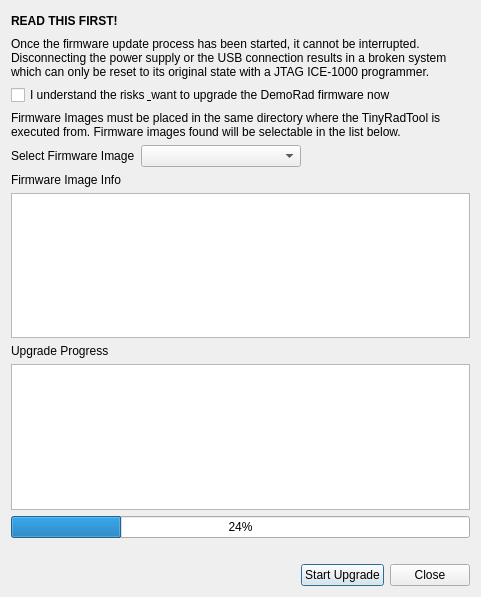
<?xml version="1.0" encoding="UTF-8"?>
<ui version="4.0">
 <class>UpgradeDialog</class>
 <widget class="QDialog" name="UpgradeDialog">
  <property name="geometry">
   <rect>
    <x>0</x>
    <y>0</y>
    <width>481</width>
    <height>597</height>
   </rect>
  </property>
  <property name="windowTitle">
   <string>Dialog</string>
  </property>
  <layout class="QVBoxLayout" name="verticalLayout">
   <item>
    <layout class="QVBoxLayout" name="verticalLayout_2">
     <item>
      <layout class="QHBoxLayout" name="horizontalLayout_2">
       <item>
        <widget class="QLabel" name="label_3">
         <property name="font">
          <font>
           <weight>75</weight>
           <bold>true</bold>
          </font>
         </property>
         <property name="text">
          <string>READ THIS FIRST!</string>
         </property>
        </widget>
       </item>
       <item>
        <spacer name="horizontalSpacer_2">
         <property name="orientation">
          <enum>Qt::Horizontal</enum>
         </property>
         <property name="sizeHint" stdset="0">
          <size>
           <width>40</width>
           <height>20</height>
          </size>
         </property>
        </spacer>
       </item>
      </layout>
     </item>
     <item>
      <widget class="QLabel" name="label_4">
       <property name="text">
        <string>Once the firmware update process has been started, it cannot be interrupted. Disconnecting the power supply or the USB connection results in a broken system which can only be reset to its original state with a JTAG ICE-1000 programmer.</string>
       </property>
       <property name="wordWrap">
        <bool>true</bool>
       </property>
      </widget>
     </item>
     <item>
      <widget class="QCheckBox" name="checkBox_agree">
       <property name="text">
        <string>I understand the risks &amp; want to upgrade the DemoRad firmware now</string>
       </property>
      </widget>
     </item>
    </layout>
   </item>
   <item>
    <widget class="QLabel" name="label">
     <property name="text">
      <string>Firmware Images must be placed in the same directory where the TinyRadTool is executed from. Firmware images found will be selectable in the list below.</string>
     </property>
     <property name="wordWrap">
      <bool>true</bool>
     </property>
    </widget>
   </item>
   <item>
    <layout class="QHBoxLayout" name="horizontalLayout_3">
     <item>
      <widget class="QLabel" name="label_5">
       <property name="text">
        <string>Select Firmware Image</string>
       </property>
      </widget>
     </item>
     <item>
      <widget class="QComboBox" name="comboBox_select_image">
       <property name="minimumSize">
        <size>
         <width>160</width>
         <height>0</height>
        </size>
       </property>
      </widget>
     </item>
     <item>
      <spacer name="horizontalSpacer_3">
       <property name="orientation">
        <enum>Qt::Horizontal</enum>
       </property>
       <property name="sizeHint" stdset="0">
        <size>
         <width>40</width>
         <height>20</height>
        </size>
       </property>
      </spacer>
     </item>
    </layout>
   </item>
   <item>
    <widget class="QLabel" name="label_2">
     <property name="text">
      <string>Firmware Image Info</string>
     </property>
    </widget>
   </item>
   <item>
    <widget class="QTextBrowser" name="textBrowser_ReleaseNotes"/>
   </item>
   <item>
    <widget class="QLabel" name="label_6">
     <property name="text">
      <string>Upgrade Progress</string>
     </property>
    </widget>
   </item>
   <item>
    <widget class="QTextEdit" name="textEdit_progress"/>
   </item>
   <item>
    <widget class="QProgressBar" name="progressBar_progress">
     <property name="value">
      <number>24</number>
     </property>
    </widget>
   </item>
   <item>
    <widget class="QLabel" name="label_info">
     <property name="text">
      <string/>
     </property>
    </widget>
   </item>
   <item>
    <spacer name="verticalSpacer">
     <property name="orientation">
      <enum>Qt::Vertical</enum>
     </property>
     <property name="sizeHint" stdset="0">
      <size>
       <width>20</width>
       <height>0</height>
      </size>
     </property>
    </spacer>
   </item>
   <item>
    <layout class="QHBoxLayout" name="horizontalLayout">
     <item>
      <spacer name="horizontalSpacer">
       <property name="orientation">
        <enum>Qt::Horizontal</enum>
       </property>
       <property name="sizeHint" stdset="0">
        <size>
         <width>40</width>
         <height>20</height>
        </size>
       </property>
      </spacer>
     </item>
     <item>
      <widget class="QPushButton" name="pushButton_start_upgrade">
       <property name="text">
        <string>Start Upgrade</string>
       </property>
      </widget>
     </item>
     <item>
      <widget class="QPushButton" name="pushButton_close">
       <property name="text">
        <string>Close</string>
       </property>
      </widget>
     </item>
    </layout>
   </item>
  </layout>
  <zorder>label_5</zorder>
  <zorder>label_5</zorder>
  <zorder>horizontalSpacer_3</zorder>
  <zorder>comboBox_select_image</zorder>
  <zorder></zorder>
  <zorder>label_6</zorder>
 </widget>
 <resources/>
 <connections/>
</ui>
